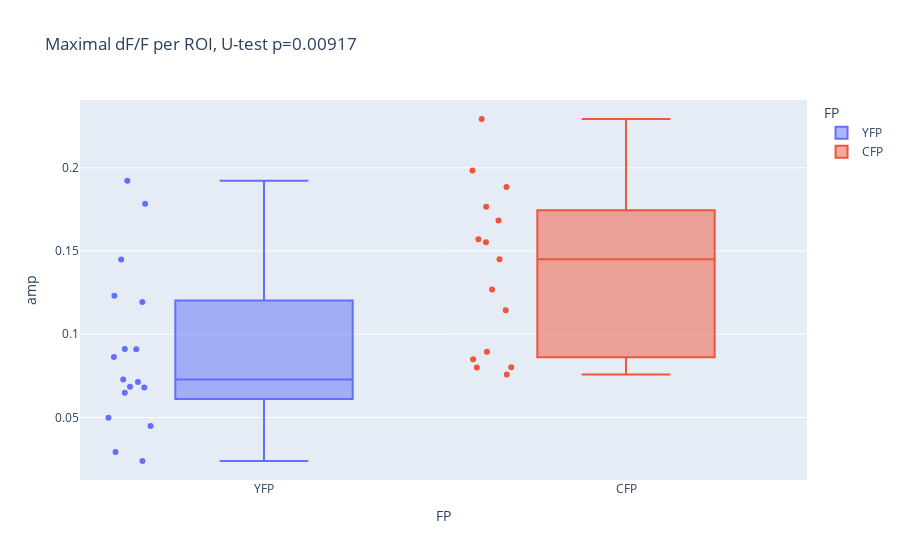

This figure's notebook cell:
### Markdown cell above
#### Amplitude box-plot

### Code cell
yfp_amp_df = pd.DataFrame({'FP':np.full(len(yfp_max_amp), 'YFP'),
                           'amp':yfp_max_amp})
cfp_amp_df = pd.DataFrame({'FP':np.full(len(cfp_max_amp), 'CFP'),
                           'amp':cfp_max_amp})
amp_df = pd.concat([yfp_amp_df, cfp_amp_df], ignore_index=True)

fig = px.box(amp_df, x='FP', y='amp', color='FP', points='all', title=f'Maximal dF/F per ROI, U-test p={round(u_test[1], 5)}')
fig.show()

### Figure 1 — Plotly figure (JSON) as saved in the notebook; plotly's stock layout.template omitted (floating-point values rounded to 4 significant figures)
{"data": [{"alignmentgroup": "True", "boxpoints": "all", "hovertemplate": "FP=%{x}<br>amp=%{y}<extra></extra>", "legendgroup": "YFP", "marker": {"color": "#636efa"}, "name": "YFP", "notched": false, "offsetgroup": "YFP", "orientation": "v", "showlegend": true, "type": "box", "x": ["YFP", "YFP", "YFP", "YFP", "YFP", "YFP", "YFP", "YFP", "YFP", "YFP", "YFP", "YFP", "YFP", "YFP", "YFP", "YFP", "YFP"], "x0": " ", "xaxis": "x", "y": [0.0728, 0.1784, 0.08633, 0.1193, 0.1923, 0.09098, 0.07132, 0.06479, 0.123, 0.04482, 0.06839, 0.09118, 0.1449, 0.02382, 0.06794, 0.04988, 0.02917], "y0": " ", "yaxis": "y"}, {"alignmentgroup": "True", "boxpoints": "all", "hovertemplate": "FP=%{x}<br>amp=%{y}<extra></extra>", "legendgroup": "CFP", "marker": {"color": "#EF553B"}, "name": "CFP", "notched": false, "offsetgroup": "CFP", "orientation": "v", "showlegend": true, "type": "box", "x": ["CFP", "CFP", "CFP", "CFP", "CFP", "CFP", "CFP", "CFP", "CFP", "CFP", "CFP", "CFP", "CFP", "CFP", "CFP"], "x0": " ", "xaxis": "x", "y": [0.08952, 0.1884, 0.1683, 0.2293, 0.1983, 0.08007, 0.08495, 0.1765, 0.08017, 0.1571, 0.1552, 0.145, 0.1269, 0.07577, 0.1145], "y0": " ", "yaxis": "y"}], "layout": {"boxmode": "overlay", "legend": {"title": {"text": "FP"}, "tracegroupgap": 0}, "title": {"text": "Maximal dF/F per ROI, U-test p=0.00917"}, "xaxis": {"anchor": "y", "categoryarray": ["YFP", "CFP"], "categoryorder": "array", "domain": [0, 1], "title": {"text": "FP"}}, "yaxis": {"anchor": "x", "domain": [0, 1], "title": {"text": "amp"}}}}
